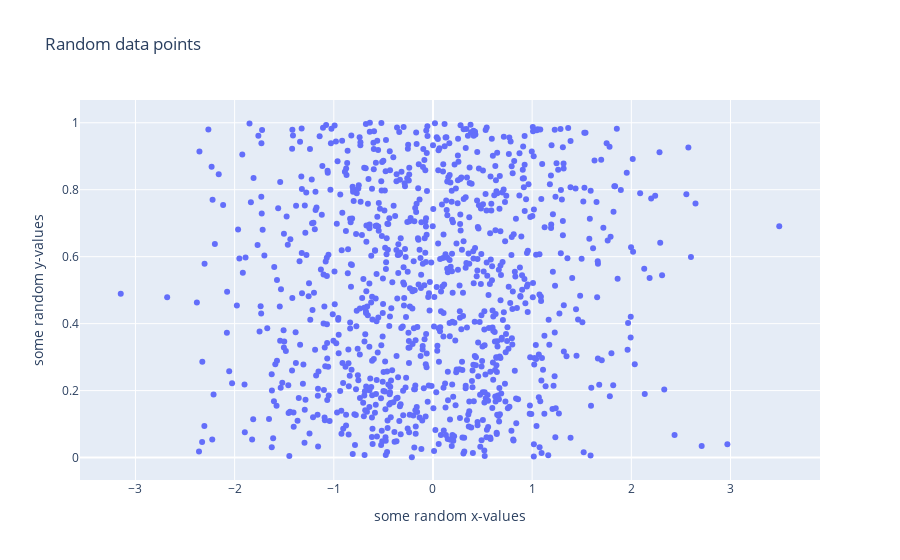

The code cell stored with this chart in its notebook:
### Code cell
# Create a fig from the data and layout. Then plot the fig
fig = go.Figure(data = data, layout = layout)
fig.show()

### Figure 1 — Plotly figure (JSON) as saved in the notebook; plotly's stock layout.template omitted (floating-point values rounded to 4 significant figures; data arrays with more than 128 entries replaced by an {"elided": "..."} marker saying what was removed)
{"data": [{"mode": "markers", "type": "scatter", "x": {"elided": "1000 float values"}, "y": {"elided": "1000 float values"}}], "layout": {"autosize": true, "hovermode": "closest", "title": {"text": "Random data points"}, "xaxis": {"autorange": true, "range": [-3.573, 3.916], "title": {"text": "some random x-values"}, "type": "linear"}, "yaxis": {"autorange": true, "range": [-0.0722, 1.073], "title": {"text": "some random y-values"}, "type": "linear"}}}
